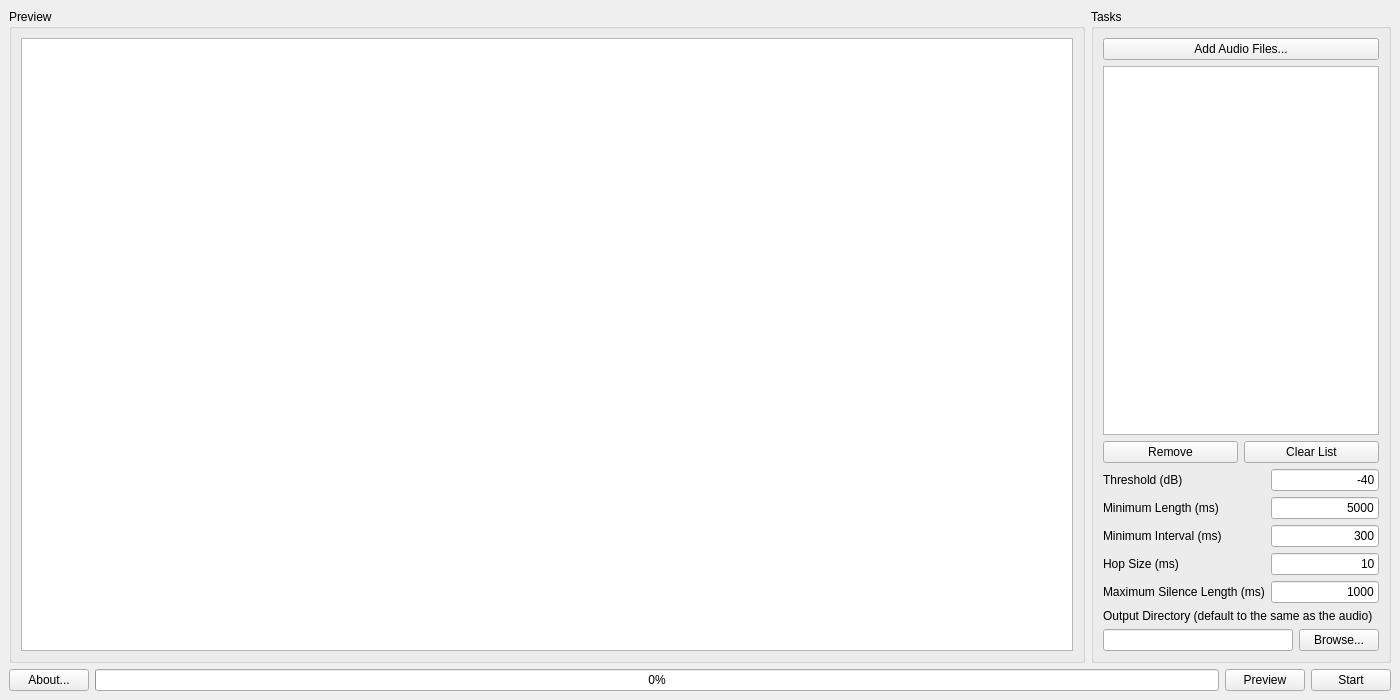
<?xml version="1.0" encoding="UTF-8"?>
<ui version="4.0">
 <class>MainWindow</class>
 <widget class="QMainWindow" name="MainWindow">
  <property name="geometry">
   <rect>
    <x>0</x>
    <y>0</y>
    <width>1400</width>
    <height>700</height>
   </rect>
  </property>
  <property name="font">
   <font>
    <family>Microsoft YaHei UI</family>
   </font>
  </property>
  <property name="windowTitle">
   <string>MainWindow</string>
  </property>
  <widget class="QWidget" name="centralwidget">
   <layout class="QVBoxLayout" name="verticalLayout">
    <item>
     <layout class="QHBoxLayout" name="horizontalLayout">
      <item>
       <widget class="QGroupBox" name="gbPreview">
        <property name="sizePolicy">
         <sizepolicy hsizetype="Minimum" vsizetype="Minimum">
          <horstretch>0</horstretch>
          <verstretch>0</verstretch>
         </sizepolicy>
        </property>
        <property name="title">
         <string>Preview</string>
        </property>
        <layout class="QVBoxLayout" name="verticalLayout_3">
         <item>
          <widget class="QGraphicsView" name="graphicsView"/>
         </item>
        </layout>
       </widget>
      </item>
      <item>
       <widget class="QGroupBox" name="gbTasks">
        <property name="sizePolicy">
         <sizepolicy hsizetype="Fixed" vsizetype="Minimum">
          <horstretch>0</horstretch>
          <verstretch>0</verstretch>
         </sizepolicy>
        </property>
        <property name="title">
         <string>Tasks</string>
        </property>
        <layout class="QVBoxLayout" name="verticalLayout_2">
         <item>
          <widget class="QPushButton" name="btnAddFiles">
           <property name="enabled">
            <bool>true</bool>
           </property>
           <property name="sizePolicy">
            <sizepolicy hsizetype="Minimum" vsizetype="Fixed">
             <horstretch>0</horstretch>
             <verstretch>0</verstretch>
            </sizepolicy>
           </property>
           <property name="text">
            <string>Add Audio Files...</string>
           </property>
          </widget>
         </item>
         <item>
          <widget class="QListWidget" name="lwTaskList">
           <property name="frameShadow">
            <enum>QFrame::Plain</enum>
           </property>
           <property name="selectionMode">
            <enum>QAbstractItemView::SingleSelection</enum>
           </property>
          </widget>
         </item>
         <item>
          <layout class="QHBoxLayout" name="horizontalLayout_5">
           <item>
            <widget class="QPushButton" name="btnRemove">
             <property name="text">
              <string>Remove</string>
             </property>
            </widget>
           </item>
           <item>
            <widget class="QPushButton" name="btnClearList">
             <property name="text">
              <string>Clear List</string>
             </property>
            </widget>
           </item>
          </layout>
         </item>
         <item>
          <layout class="QFormLayout" name="formLayout">
           <item row="0" column="0">
            <widget class="QLabel" name="label_2">
             <property name="text">
              <string>Threshold (dB)</string>
             </property>
            </widget>
           </item>
           <item row="0" column="1">
            <widget class="QLineEdit" name="leThreshold">
             <property name="text">
              <string>-40</string>
             </property>
             <property name="alignment">
              <set>Qt::AlignRight|Qt::AlignTrailing|Qt::AlignVCenter</set>
             </property>
            </widget>
           </item>
           <item row="1" column="0">
            <widget class="QLabel" name="label_3">
             <property name="text">
              <string>Minimum Length (ms)</string>
             </property>
            </widget>
           </item>
           <item row="2" column="0">
            <widget class="QLabel" name="label_4">
             <property name="text">
              <string>Minimum Interval (ms)</string>
             </property>
            </widget>
           </item>
           <item row="2" column="1">
            <widget class="QLineEdit" name="leMinInterval">
             <property name="text">
              <string>300</string>
             </property>
             <property name="alignment">
              <set>Qt::AlignRight|Qt::AlignTrailing|Qt::AlignVCenter</set>
             </property>
            </widget>
           </item>
           <item row="3" column="0">
            <widget class="QLabel" name="label_5">
             <property name="text">
              <string>Hop Size (ms)</string>
             </property>
            </widget>
           </item>
           <item row="3" column="1">
            <widget class="QLineEdit" name="leHopSize">
             <property name="text">
              <string>10</string>
             </property>
             <property name="alignment">
              <set>Qt::AlignRight|Qt::AlignTrailing|Qt::AlignVCenter</set>
             </property>
            </widget>
           </item>
           <item row="4" column="0">
            <widget class="QLabel" name="label_6">
             <property name="text">
              <string>Maximum Silence Length (ms)</string>
             </property>
            </widget>
           </item>
           <item row="4" column="1">
            <widget class="QLineEdit" name="leMaxSilence">
             <property name="text">
              <string>1000</string>
             </property>
             <property name="alignment">
              <set>Qt::AlignRight|Qt::AlignTrailing|Qt::AlignVCenter</set>
             </property>
            </widget>
           </item>
           <item row="1" column="1">
            <widget class="QLineEdit" name="leMinLen">
             <property name="text">
              <string>5000</string>
             </property>
             <property name="alignment">
              <set>Qt::AlignRight|Qt::AlignTrailing|Qt::AlignVCenter</set>
             </property>
            </widget>
           </item>
          </layout>
         </item>
         <item>
          <widget class="QLabel" name="label_7">
           <property name="text">
            <string>Output Directory (default to the same as the audio)</string>
           </property>
          </widget>
         </item>
         <item>
          <layout class="QHBoxLayout" name="horizontalLayout_4">
           <item>
            <widget class="QLineEdit" name="leOutputDir">
             <property name="text">
              <string/>
             </property>
             <property name="alignment">
              <set>Qt::AlignLeading|Qt::AlignLeft|Qt::AlignVCenter</set>
             </property>
            </widget>
           </item>
           <item>
            <widget class="QPushButton" name="btnBrowse">
             <property name="text">
              <string>Browse...</string>
             </property>
            </widget>
           </item>
          </layout>
         </item>
        </layout>
       </widget>
      </item>
     </layout>
    </item>
    <item>
     <layout class="QHBoxLayout" name="horizontalLayout_3">
      <item>
       <widget class="QPushButton" name="btnAbout">
        <property name="text">
         <string>About...</string>
        </property>
       </widget>
      </item>
      <item>
       <widget class="QProgressBar" name="progressBar">
        <property name="value">
         <number>0</number>
        </property>
       </widget>
      </item>
      <item>
       <widget class="QPushButton" name="btnPreview">
        <property name="text">
         <string>Preview</string>
        </property>
       </widget>
      </item>
      <item>
       <widget class="QPushButton" name="btnStart">
        <property name="text">
         <string>Start</string>
        </property>
       </widget>
      </item>
     </layout>
    </item>
   </layout>
  </widget>
 </widget>
 <resources/>
 <connections/>
</ui>
